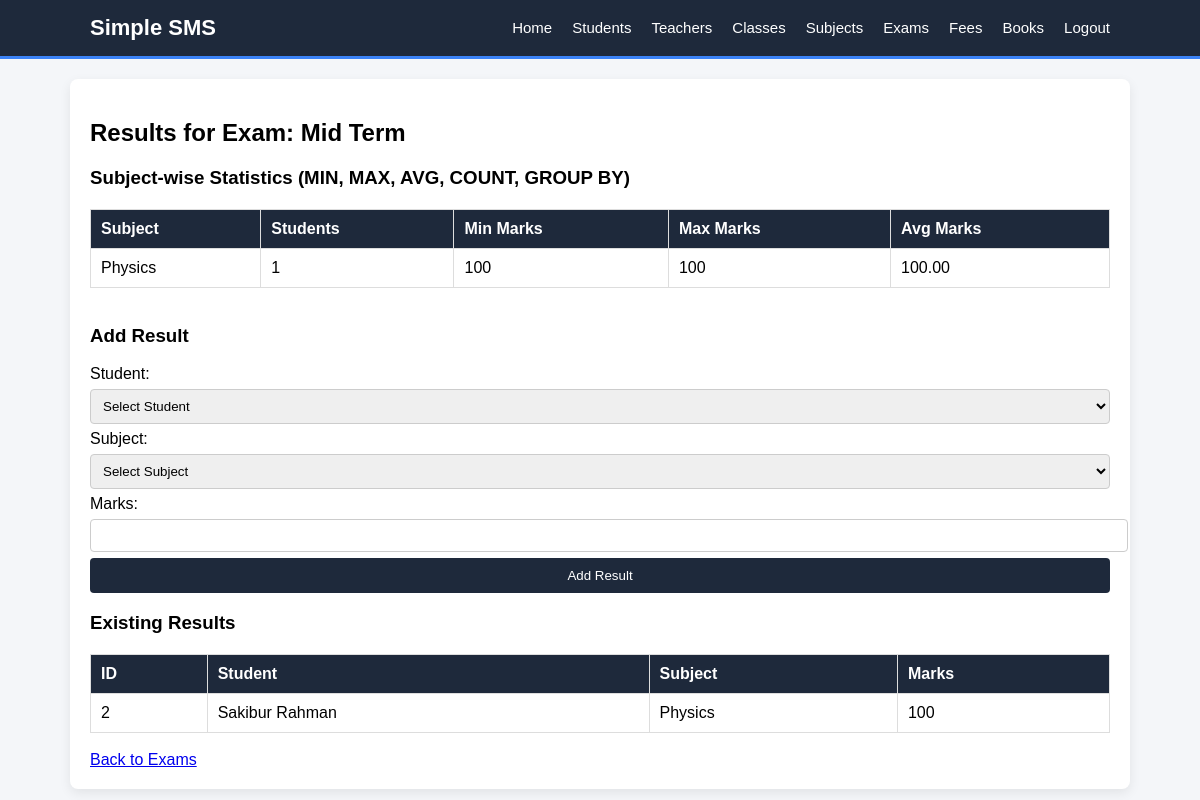
/results.php?exam_id=3 (signed in), run on the app's committed database.
### tables this page shows
CREATE TABLE `exams` (
  `exam_id` int NOT NULL AUTO_INCREMENT,
  `exam_name` varchar(100) DEFAULT NULL,
  `exam_date` date DEFAULT NULL,
  PRIMARY KEY (`exam_id`)
);

CREATE TABLE `results` (
  `result_id` int NOT NULL AUTO_INCREMENT,
  `exam_id` int DEFAULT NULL,
  `student_id` int DEFAULT NULL,
  `subject_id` int DEFAULT NULL,
  `marks` int DEFAULT NULL,
  PRIMARY KEY (`result_id`),
  KEY `exam_id` (`exam_id`),
  KEY `student_id` (`student_id`),
  KEY `subject_id` (`subject_id`),
  CONSTRAINT `results_ibfk_1` FOREIGN KEY (`exam_id`) REFERENCES `exams` (`exam_id`),
  CONSTRAINT `results_ibfk_2` FOREIGN KEY (`student_id`) REFERENCES `students` (`student_id`),
  CONSTRAINT `results_ibfk_3` FOREIGN KEY (`subject_id`) REFERENCES `subjects` (`subject_id`)
);

CREATE TABLE `students` (
  `student_id` int NOT NULL AUTO_INCREMENT,
  `name` varchar(100) NOT NULL,
  `class_id` int DEFAULT NULL,
  `section_id` int DEFAULT NULL,
  `roll_number` int DEFAULT NULL,
  `guardian_name` varchar(100) DEFAULT NULL,
  `guardian_phone` varchar(20) DEFAULT NULL,
  `contact_details` varchar(255) DEFAULT NULL,
  PRIMARY KEY (`student_id`),
  KEY `fk_student_class` (`class_id`),
  KEY `fk_student_section` (`section_id`),
  CONSTRAINT `fk_student_class` FOREIGN KEY (`class_id`) REFERENCES `classes` (`class_id`),
  CONSTRAINT `fk_student_section` FOREIGN KEY (`section_id`) REFERENCES `sections` (`section_id`)
);

CREATE TABLE `subjects` (
  `subject_id` int NOT NULL AUTO_INCREMENT,
  `subject_name` varchar(100) DEFAULT NULL,
  `subject_code` varchar(20) DEFAULT NULL,
  `teacher_id` int DEFAULT NULL,
  `class_id` int DEFAULT NULL,
  PRIMARY KEY (`subject_id`),
  KEY `teacher_id` (`teacher_id`),
  KEY `class_id` (`class_id`),
  CONSTRAINT `subjects_ibfk_1` FOREIGN KEY (`teacher_id`) REFERENCES `teachers` (`teacher_id`),
  CONSTRAINT `subjects_ibfk_2` FOREIGN KEY (`class_id`) REFERENCES `classes` (`class_id`)
);

### results.php (the view, shortened to what this page needs)
<?php
include 'db.php';
include 'header.php';
$exam_id = (int)$_GET['exam_id'];
$stmt = $conn->prepare("SELECT * FROM exams WHERE exam_id = ?");
$stmt->bind_param("i", $exam_id);
$stmt->execute();
$exam_result = $stmt->get_result();
$exam = $exam_result->fetch_assoc();
?>
<h2>Results for Exam: <?php echo $exam['exam_name']; ?></h2>
<?php
$stats_query = $conn->prepare("SELECT
    sub.subject_name,
    COUNT(r.result_id) as total_students,
    MIN(r.marks) as min_marks,
    MAX(r.marks) as max_marks,
    AVG(r.marks) as avg_marks
    FROM results r
    INNER JOIN subjects sub ON r.subject_id = sub.subject_id
    WHERE r.exam_id = ?
    GROUP BY sub.subject_id, sub.subject_name");
$stats_query->bind_param("i", $exam_id);
$stats_query->execute();
$stats_result = $stats_query->get_result();
if ($stats_result->num_rows > 0) {
    echo "<h3>Subject-wise Statistics (MIN, MAX, AVG, COUNT, GROUP BY)</h3>";
    echo "<table>";
    echo "<tr>
            <th>Subject</th>
            <th>Students</th>
            <th>Min Marks</th>
            <th>Max Marks</th>
            <th>Avg Marks</th>
          </tr>";
    while($stat = $stats_result->fetch_assoc()) {
        echo "<tr>
                <td>".$stat['subject_name']."</td>
                <td>".$stat['total_students']."</td>
                <td>".$stat['min_marks']."</td>
                <td>".$stat['max_marks']."</td>
                <td>".number_format($stat['avg_marks'], 2)."</td>
              </tr>";
    }
    echo "</table><br>";
}
?>
<h3>Add Result</h3>
<form method="post" action="">
    <label>Student:</label>
    <select name="student_id" required>
        <option value="">Select Student</option>
    </select>
    <label>Subject:</label>
    <select name="subject_id" required>
        <option value="">Select Subject</option>
    </select>
    <label>Marks:</label>
    <input type="number" name="marks" required>
    <button type="submit">Add Result</button>
</form>
<h3>Existing Results</h3>
<table>
    <tr>
        <th>ID</th>
        <th>Student</th>
        <th>Subject</th>
        <th>Marks</th>
    </tr>
    <?php
    $sql = "SELECT results.*, students.name as student_name, subjects.subject_name
            FROM results
            LEFT JOIN students ON results.student_id = students.student_id
            LEFT JOIN subjects ON results.subject_id = subjects.subject_id
            WHERE exam_id=$exam_id";
    $result = $conn->query($sql);
    if ($result->num_rows > 0) {
        while($row = $result->fetch_assoc()) {
            echo "<tr>
                    <td>".$row['result_id']."</td>
                    <td>".$row['student_name']."</td>
                    <td>".$row['subject_name']."</td>
                    <td>".$row['marks']."</td>
                  </tr>";
        }
    } else {
        echo "<tr><td colspan='4'>No results found</td></tr>";
    }
    ?>
</table>
<br>
<a href="exams.php">Back to Exams</a>
<?php include 'footer.php'; ?>

### style.css (style rules this page uses)
body { font-family: Arial, sans-serif; background-color: #f4f6f9; margin: 0; padding: 0; }
table { width: 100%; border-collapse: collapse; margin-top: 20px; }
table, th, td { border: 1px solid #ddd; }
th, td { padding: 10px; text-align: left; }
th { background-color: #1e293b; color: white; }
input[type="text"], input[type="password"], input[type="number"], input[type="date"], select { width: 100%; padding: 8px; margin: 6px 0; border: 1px solid #ccc; border-radius: 4px; }
button { background-color: #1e293b; color: white; padding: 10px; border: none; cursor: pointer; width: 100%; border-radius: 4px; transition: 0.3s; }

### data on the page
exams: exam_name "Mid Term"
results: result_id "2", student.name "Sakibur Rahman", subject.subject_name "Physics", marks "100"

### other printed values
$stat['subject_name'] "Physics"
$stat['total_students'] "1"
$stat['min_marks'] "100"
$stat['max_marks'] "100"
$stat['avg_marks'] "100.00"
